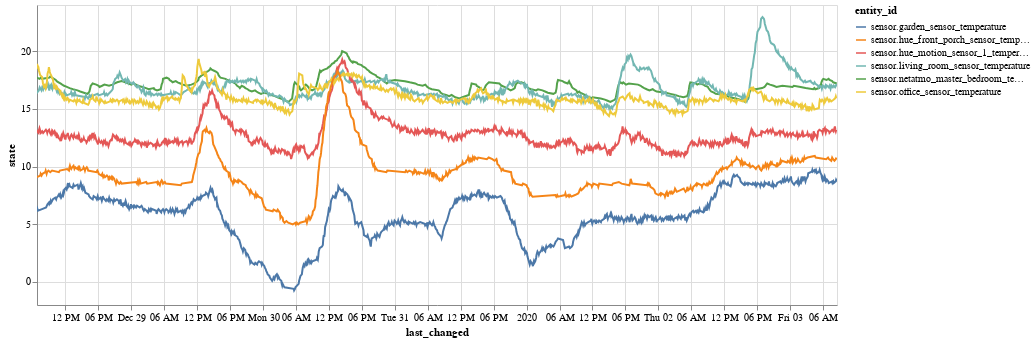

The notebook cell saved with this chart:
### Code cell
import altair as alt
alt.data_transformers.enable('default', max_rows=None)

alt.Chart(df[df['device_class'] == 'temperature']).mark_line().encode(
    x='last_changed',
    y='state',
    color='entity_id',
    tooltip=['entity_id', 'state', 'last_changed']
).properties(
    width=800,
    height=300
).interactive()

### Figure 1 — Vega-Lite specification as saved in the notebook (floating-point values rounded to 4 significant figures; data arrays with more than 128 entries replaced by an {"elided": "..."} marker saying what was removed)
{"$schema": "https://vega.github.io/schema/vega-lite/v3.4.0.json", "config": {"mark": {"tooltip": null}, "view": {"height": 300, "width": 400}}, "data": {"name": "data-0ba5ab0f27a9c34718866d2cc7895b9e"}, "datasets": {"data-0ba5ab0f27a9c34718866d2cc7895b9e": {"elided": "4756 records"}}, "encoding": {"color": {"field": "entity_id", "type": "nominal"}, "tooltip": [{"field": "entity_id", "type": "nominal"}, {"field": "state", "type": "quantitative"}, {"field": "last_changed", "type": "temporal"}], "x": {"field": "last_changed", "type": "temporal"}, "y": {"field": "state", "type": "quantitative"}}, "height": 300, "mark": "line", "selection": {"selector002": {"bind": "scales", "encodings": ["x", "y"], "type": "interval"}}, "width": 800}
